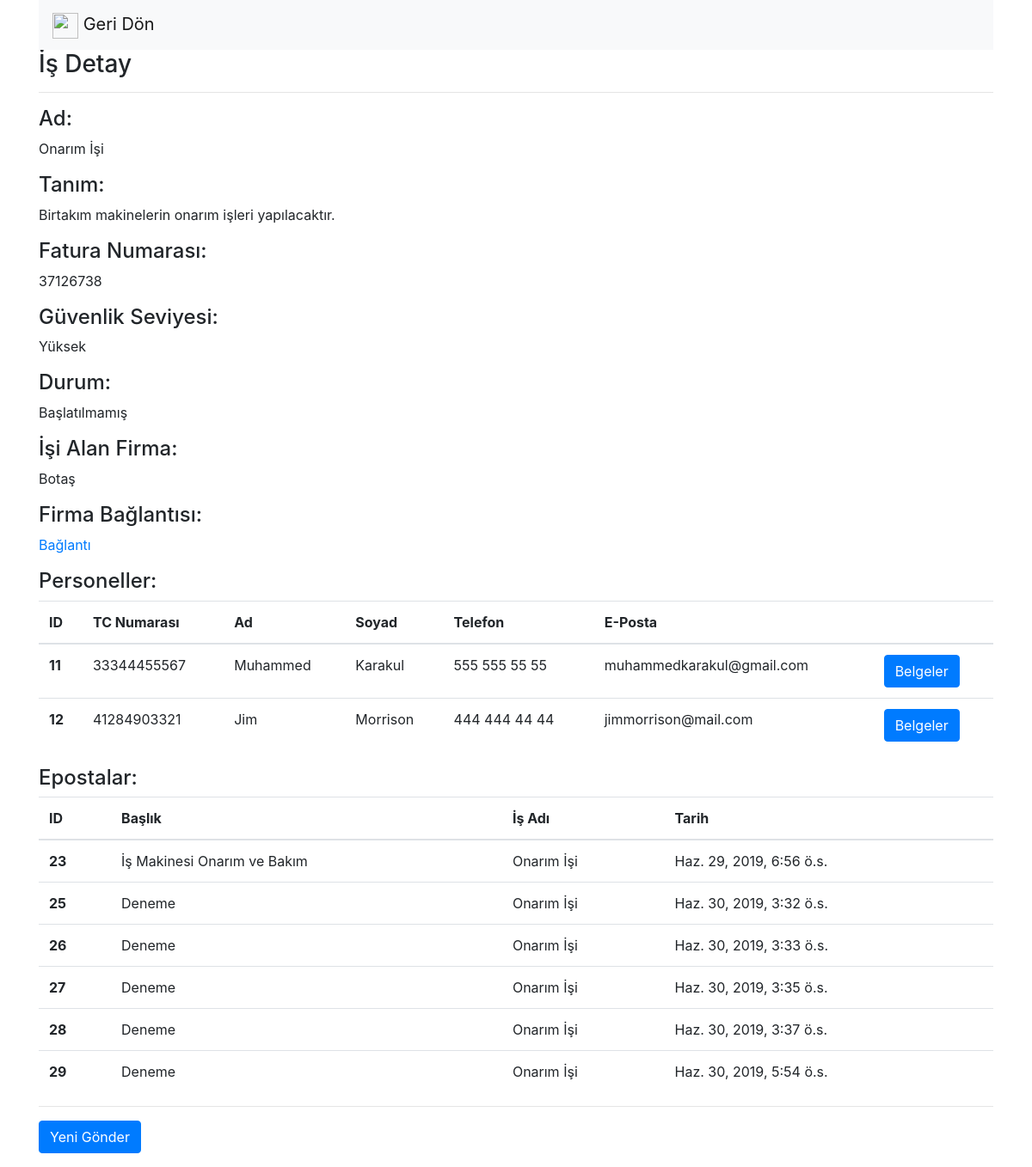
/isDetay/24, run on the app's committed database.
### safeputapp/models.py (models this page shows, shortened)
class Is(models.Model):
    ad = models.CharField(max_length = 50, verbose_name = "Ad")
    tanim = models.CharField(max_length = 250, verbose_name = "Tanım")
    fatura_no = models.CharField(max_length = 20, verbose_name = "Fatura Numarası")
    guvenlik_seviye = models.ForeignKey(GuvenlikSeviye, on_delete = models.CASCADE, verbose_name = "Güvenlik Seviyesi")
    is_durum = models.ForeignKey(IsDurum, on_delete = models.CASCADE, verbose_name = "Durum")
    aktifmi = models.BooleanField(verbose_name = "Aktif mi?", default = True)
    firma_id = models.ForeignKey(Firma, on_delete = models.CASCADE, verbose_name = "Firma")
    olusturma_tarihi = models.DateTimeField(auto_now_add = True, blank = True, verbose_name = "Oluşturma Tarihi")
    duzunleme_tarihi = models.DateTimeField(verbose_name = "Duzenleme Tarihi", blank = True, null = True)
    baglanti = models.CharField(max_length = 100, verbose_name = "Bağlantı")
    def __unicode__(self):
        return self.ad

class GuvenlikSeviye(models.Model):
    ad = models.CharField(max_length = 50, verbose_name = "Ad", null = False, blank = False)
    def __unicode__(self):
        return self.ad

class IsDurum(models.Model):
    tanim = models.CharField(max_length = 50, verbose_name = "Tanım", null = False, blank = False)
    def __unicode__(self):
        return self.tanim

class Firma(models.Model):
    kutuk_no = models.CharField(max_length = 10, verbose_name = "Kütük Numarası")
    unvan = models.CharField(max_length = 50, verbose_name = "Ünvan")
    adres = models.CharField(max_length = 250, verbose_name = "Adres")
    posta_kodu = models.CharField(max_length = 10, verbose_name = "Posta Kodu")
    sehir = models.CharField(max_length = 50, verbose_name = "Şehir")
    telefon = models.CharField(max_length = 20, verbose_name = "Telefon")
    faks = models.CharField(max_length = 20, verbose_name = "Faks")
    eposta = models.CharField(max_length = 50, verbose_name = "E-Posta")
    aktifmi = models.BooleanField(verbose_name = "Aktif mi?", default = True)
    olusturma_tarihi = models.DateTimeField(auto_now_add = True, blank = True, verbose_name = "Oluşturma Tarihi")
    duzunleme_tarihi = models.DateTimeField(verbose_name = "Duzenleme Tarihi", blank = True, null = True)
    def __unicode__(self):
        return self.unvan

class Personel(models.Model):
    ad = models.CharField(max_length = 50, verbose_name = "Ad")
    soyad = models.CharField(max_length = 50, verbose_name = "Soyad")
    adres = models.CharField(max_length = 250, verbose_name = "Adres")
    telefon = models.CharField(max_length = 11, verbose_name = "Telefon")
    eposta = models.CharField(max_length = 50, verbose_name = "E-Posta")
    tcno = models.CharField(max_length = 11, verbose_name = "TC Kimlik Numarası")
    ehliyet_no = models.CharField(max_length = 20, verbose_name = "Ehliyet Numarası")
    kan_grubu = models.CharField(max_length = 10, verbose_name = "Kan Grubu")
    sgk_no = models.CharField(max_length = 250, verbose_name = "SGK Numarası")
    is_id = models.ForeignKey(Is, on_delete = models.CASCADE, verbose_name = "İş")
    aktifmi = models.BooleanField(verbose_name = "Aktif mi?", default = True)
    olusturma_tarihi = models.DateTimeField(auto_now_add = True, blank = True, verbose_name = "Oluşturma Tarihi")
    duzunleme_tarihi = models.DateTimeField(verbose_name = "Duzenleme Tarihi", blank = True, null = True)
    durum = models.BooleanField(verbose_name = "Durum", default = False)

class Eposta(models.Model):
    baslik = models.CharField(max_length = 50, verbose_name = "Başlık")
    mesaj = models.CharField(max_length = 1000, verbose_name = "Mesaj")
    is_id = models.ForeignKey(Is, on_delete = models.CASCADE, verbose_name = "İş")
    baglanti_link = models.CharField(max_length = 100, verbose_name = "Bağlantı Linki")
    aktifmi = models.BooleanField(verbose_name = "Aktif mi?", default = True)
    olusturma_tarihi = models.DateTimeField(auto_now_add = True, blank = True, verbose_name = "Oluşturma Tarihi")
    duzunleme_tarihi = models.DateTimeField(verbose_name = "Duzenleme Tarihi", blank = True, null = True)

### safeputapp/views.py (the view)
# urls.py: url(r'^isDetay/(?P<id>\d+)', isDetay),
def isDetay(request, id):
    print ("IS ID: " + id)
    mevcutIs = get_object_or_404(Is, id = id)
    epostalar = Eposta.objects.filter(is_id = id).filter(aktifmi = True)
    personeller = Personel.objects.filter(is_id = id).filter(aktifmi = True)
    return render(request, "isDetay.html", { "mevcutIs" : mevcutIs, "personeller" : personeller, "epostalar" : epostalar })

### safeputapp/templates/isDetay.html (shortened to what this page needs)
<!DOCTYPE html>
<html>
    <head>
        <link rel="stylesheet" href="https://maxcdn.bootstrapcdn.com/bootstrap/4.0.0/css/bootstrap.min.css">
    </head>
    <body>
        <div class="container">
            <nav class="navbar navbar-light bg-light">
                <a class="navbar-brand" href="/firmaDetay/{{ mevcutIs.firma_id.id }}">
                    <img src="https://image.flaticon.com/icons/svg/118/118739.svg" width="30" height="30" alt=""> Geri Dön
                </a>
            </nav>
            {% if mevcutIs %}
                <h3>İş Detay</h3>
                <hr>
                <p>
                    <h4>Ad:</h4>
                    {{ mevcutIs.ad }}
                </p>
                <p>
                    <h4>Tanım:</h4>
                    {{ mevcutIs.tanim }}
                </p>
                <p>
                    <h4>Fatura Numarası:</h4>
                    {{ mevcutIs.fatura_no }}
                </p>
                <p>
                    <h4>Güvenlik Seviyesi:</h4>
                    {{ mevcutIs.guvenlik_seviye }}
                </p>
                <p>
                    <h4>Durum:</h4>
                    {{ mevcutIs.is_durum }}
                </p>
                <p>
                    <h4>İşi Alan Firma:</h4>
                    {{ mevcutIs.firma_id }}
                </p>
                <p>
                    <h4>Firma Bağlantısı:</h4>
                    <a href="{{mevcutIs.baglanti}}">Bağlantı</a>
                </p>
                <p>
                    <h4>Personeller:</h4>
                    {% if personeller %}
                        <table class="table">
                            <thead>
                                <tr>
                                <th scope="col">ID</th>
                                <th scope="col">TC Numarası</th>
                                <th scope="col">Ad</th>
                                <th scope="col">Soyad</th>
                                <th scope="col">Telefon</th>
                                <th scope="col">E-Posta</th>
                                <th scope="col"></th>
                                </tr>
                            </thead>
                            <tbody>
                                {% for personel in personeller %}
                                    <tr>
                                        <th scope="row"> {{ personel.id }} </th>
                                        <td> {{ personel.tcno }} </td>
                                        <td> {{ personel.ad }} </td>
                                        <td> {{ personel.soyad }} </td>
                                        <td> {{ personel.telefon }} </td>
                                        <td> {{ personel.eposta }} </td>
                                        <td><a href="/personelBelgeler/{{personel.id}}" class="btn btn-primary">Belgeler</td>
                                    </tr>
                                {% endfor %}
                            </tbody>
                        </table>
                    {% else %}
                        <div class="alert alert-danger">
                            Kayıt bulunamadı.
                        </div>
                    {% endif %}
                </p>
                <p>
                    <h4>Epostalar:</h4>
                    {% if epostalar %}
                        <table class="table">
                            <thead>
                                <tr>
                                <th scope="col">ID</th>
                                <th scope="col">Başlık</th>
                                <th scope="col">İş Adı</th>
                                <th scope="col">Tarih</th>
                                </tr>
                            </thead>
                            <tbody>
                                {% for eposta in epostalar %}
                                    {% if eposta.aktifmi %}
                                        <tr>
                                            <th scope="row"> {{ eposta.id }} </th>
                                            <td> {{ eposta.baslik }} </td>
                                            <td> {{ eposta.is_id }} </td>
                                            <td> {{ eposta.olusturma_tarihi }} </td>
                                        </tr>
                                    {% endif %}
                                {% endfor %}
                            </tbody>
                        </table>
                    {% else %}
                        <div class="alert alert-danger">
                            Kayıt bulunamadı.
                        </div>
                    {% endif %}
                    <hr>
                    <a href="/epostaGonder/{{ mevcutIs.id }}" class="btn btn-primary"> Yeni Gönder </a>
                </p>
            {% endif %}
        </div>
    </body>
</html>

### data on the page
Is: ad "Onarım İşi", tanim "Birtakım makinelerin onarım işleri yapılacaktır.", fatura_no "37126738", guvenlik_seviye "Yüksek", is_durum "Başlatılmamış", firma_id "Botaş"
Personel: id "11", tcno "33344455567", ad "Muhammed", soyad "Karakul", telefon "555 555 55 55", eposta "muhammedkarakul@gmail.com"
Personel: id "12", tcno "41284903321", ad "Jim", soyad "Morrison", telefon "444 444 44 44", eposta "jimmorrison@mail.com"
Eposta: id "23", baslik "İş Makinesi Onarım ve Bakım", is_id "Onarım İşi", olusturma_tarihi "Haz. 29, 2019, 6:56 ö.s."
Eposta: id "25", baslik "Deneme", is_id "Onarım İşi", olusturma_tarihi "Haz. 30, 2019, 3:32 ö.s."
Eposta: id "26", baslik "Deneme", is_id "Onarım İşi", olusturma_tarihi "Haz. 30, 2019, 3:33 ö.s."
Eposta: id "27", baslik "Deneme", is_id "Onarım İşi", olusturma_tarihi "Haz. 30, 2019, 3:35 ö.s."
Eposta: id "28", baslik "Deneme", is_id "Onarım İşi", olusturma_tarihi "Haz. 30, 2019, 3:37 ö.s."
Eposta: id "29", baslik "Deneme", is_id "Onarım İşi", olusturma_tarihi "Haz. 30, 2019, 5:54 ö.s."
